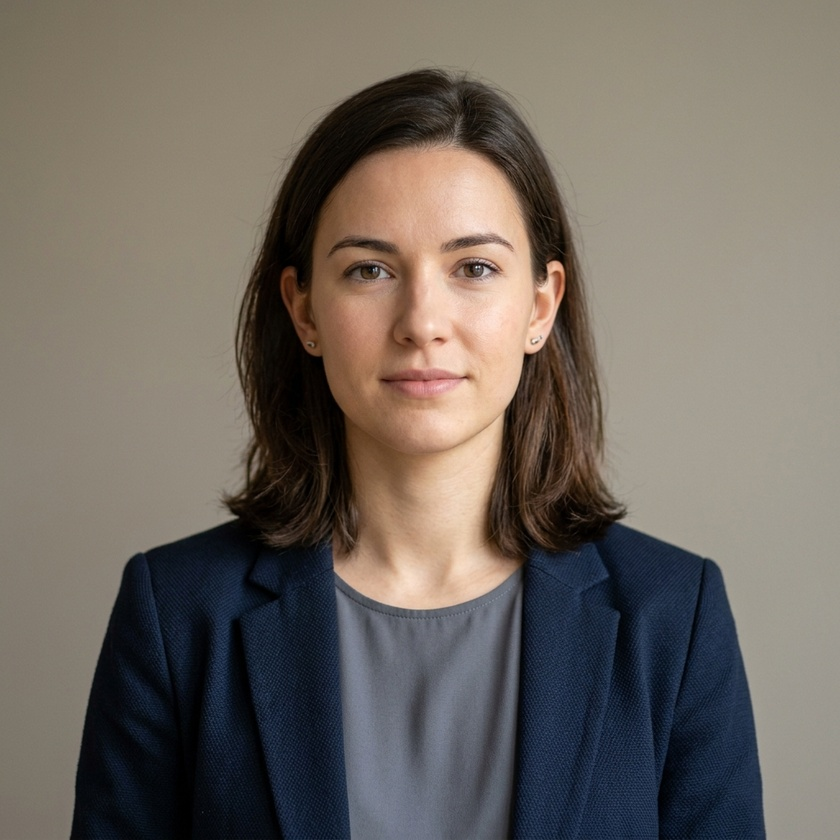
#> input picture sample_portrait.jpg, 840 x 840 px, shrunk from 1024 x 1024 before the run, given in place of the camera
$ python 06b_shape_detection_webcam.py
#> lines starting #> are read from the running program, lines starting #| are printed output that depends on the picture; after the words box and inside, x2 and y2 are one past the last pixel; in counts of white or black regions, pixels touching at a corner belong together
import cv2

# 1. 建立影像擷取物件
cap = cv2.VideoCapture(0)

if not cap.isOpened():
    print("錯誤：無法開啟攝影機！")
else:
    print("即時形狀辨識中，按下 'q' 鍵退出...")

    while True:
        ret, frame = cap.read()
#> frame is the input picture: shape (840, 840, 3); mean B, G, R 97, 104.9, 112.5
        if not ret:
            break

        # --- 形狀辨識邏輯開始 ---

        # 1. 前處理
        # 複製一份影像用來處理，避免影響原始 frame 的顯示（如果需要原始畫面的話）
        imgContour = frame.copy()
        gray = cv2.cvtColor(frame, cv2.COLOR_BGR2GRAY)
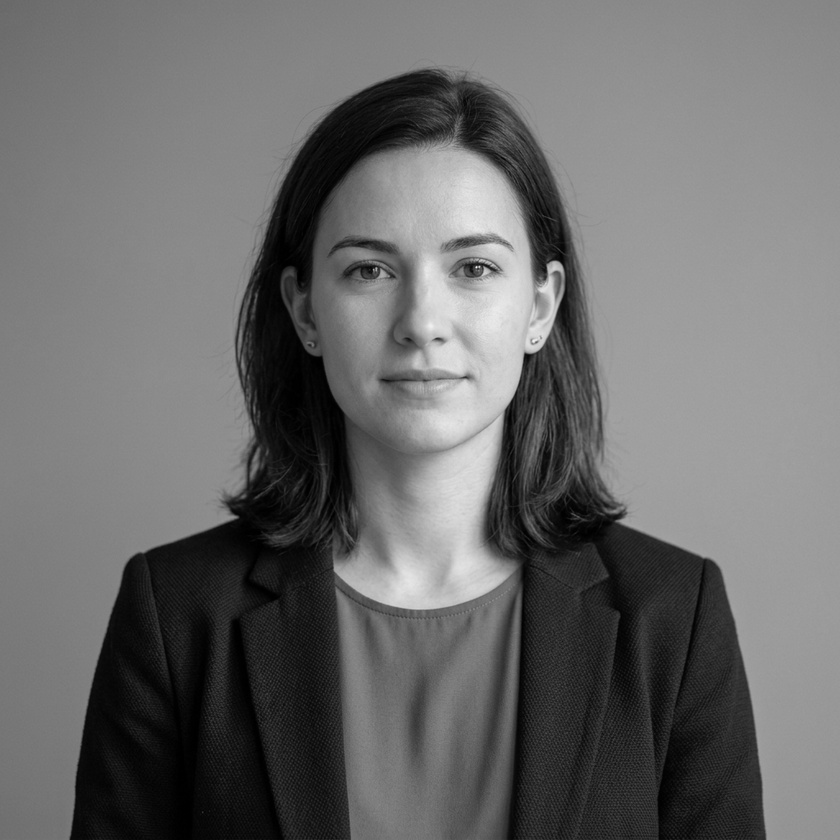
#> gray: shape (840, 840); min 0, max 250, mean 106.2
        blur = cv2.GaussianBlur(gray, (7, 7), 1)
        # 在即時環境中，Canny 邊緣偵測通常比固定門檻值更穩定
        canny = cv2.Canny(blur, 50, 150)
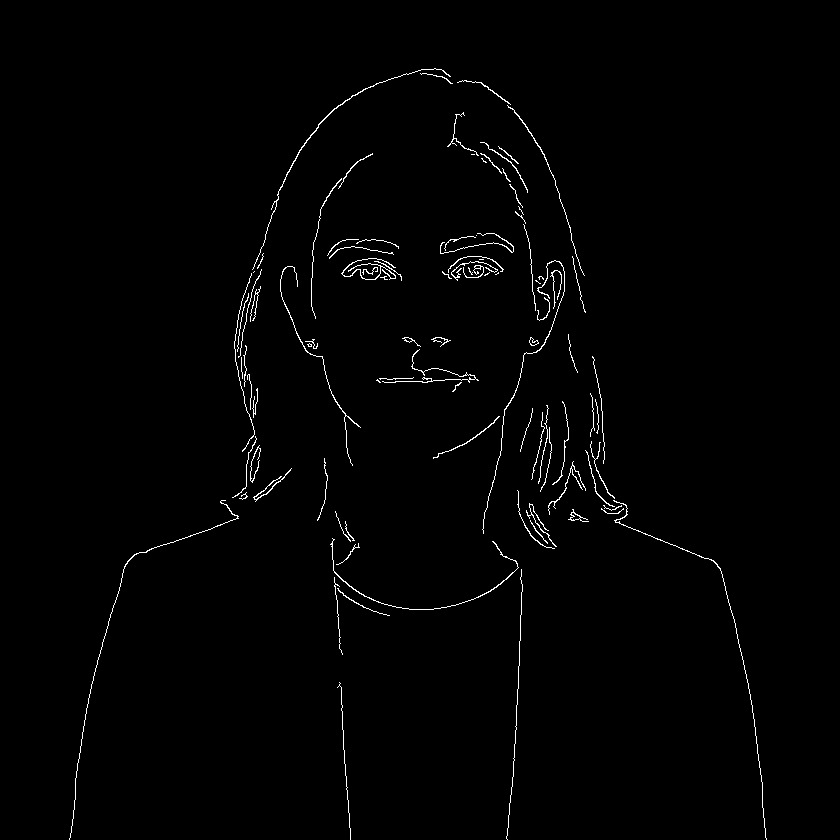
#> canny: shape (840, 840); 1.1% white in thin lines or dots, all inside (x1, y1, x2, y2) = (69, 68, 767, 840)

        # 2. 尋找輪廓
        contours, _ = cv2.findContours(canny, cv2.RETR_EXTERNAL, cv2.CHAIN_APPROX_SIMPLE)
#> contours = 95 contours, 70 with area under 20; largest, box (x1, y1, x2, y2) and area: (252, 68, 451, 270) 88, (330, 538, 519, 610) 70, (568, 509, 589, 522) 55, (341, 258, 396, 280) 48, (482, 260, 565, 534) 46

        for cnt in contours:
            area = cv2.contourArea(cnt)
            # 過濾太小的雜訊
            if area < 1000:
                continue

            # 3. 多邊形逼近
            epsilon = 0.02 * cv2.arcLength(cnt, True)
            approx = cv2.approxPolyDP(cnt, epsilon, True)
            objCor = len(approx)
            x, y, w, h = cv2.boundingRect(approx)

            # 4. 判斷形狀
            if objCor == 3:
                objectType = "Triangle"
            elif objCor == 4:
                aspRatio = w / float(h)
                if 0.95 < aspRatio < 1.05:
                    objectType = "Square"
                else:
                    objectType = "Rectangle"
            elif objCor > 4:
                objectType = "Circle"
            else:
                objectType = "None"

            # 5. 繪製結果
            cv2.drawContours(imgContour, [cnt], -1, (0, 255, 0), 2)
            cv2.rectangle(imgContour, (x, y), (x + w, y + h), (0, 255, 0), 1)
            cv2.putText(imgContour, objectType, (x, y - 5),
                        cv2.FONT_HERSHEY_SIMPLEX, 0.7, (0, 0, 255), 2)
#> this loop made 95 passes
#> area on passes 6, 10, 13, 14, 15, 18, 19, 21, 23, 26, 40, 44: 70, 55, 28.5, 32.5, 30.5, 42, 31, 20.5, 20, 35.5, 31.5, 38

        # --- 形狀辨識邏輯結束 ---

        # 顯示結果
        cv2.imshow("Webcam Shape Detection", imgContour)

        # 按 'q' 鍵退出
        if cv2.waitKey(1) & 0xFF == ord('q'):
#> (key q is pressed here)
            break

    cap.release()
    cv2.destroyAllWindows()

$ run again, on cat.jpg
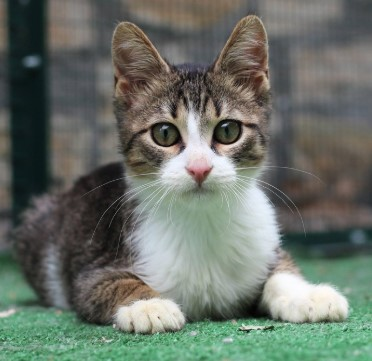
#> input picture cat.jpg, 372 x 361 px, given in place of the camera
#> frame is the input picture: shape (361, 372, 3); mean B, G, R 104.1, 113, 105.3
#> `gray = cv2.cvtColor(frame, cv2.COLOR_BGR2GRAY)`:
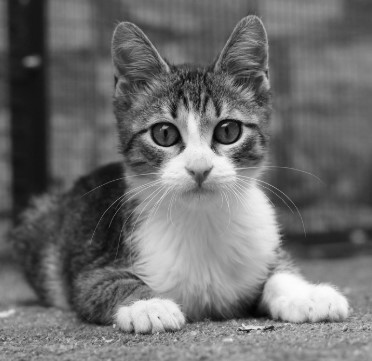
#> gray: shape (361, 372); min 2, max 253, mean 109.7
#> `canny = cv2.Canny(blur, 50, 150)`:
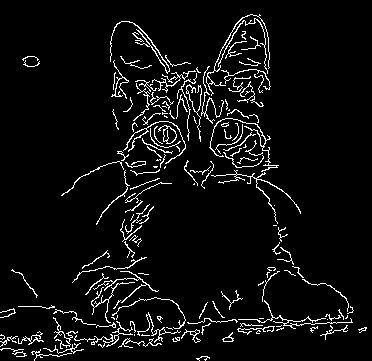
#> canny: shape (361, 372); 5.6% white in thin lines or dots
#> contours = 155 contours, 129 with area under 20; largest, box (x1, y1, x2, y2) and area: (158, 125, 177, 144) 168, (110, 21, 170, 74) 68, (206, 14, 270, 96) 67, (211, 170, 301, 224) 55, (123, 121, 186, 164) 54
#> the loop `for cnt in contours:` made 155 passes
#> area on passes 12, 14, 15: 22, 42, 20.5
